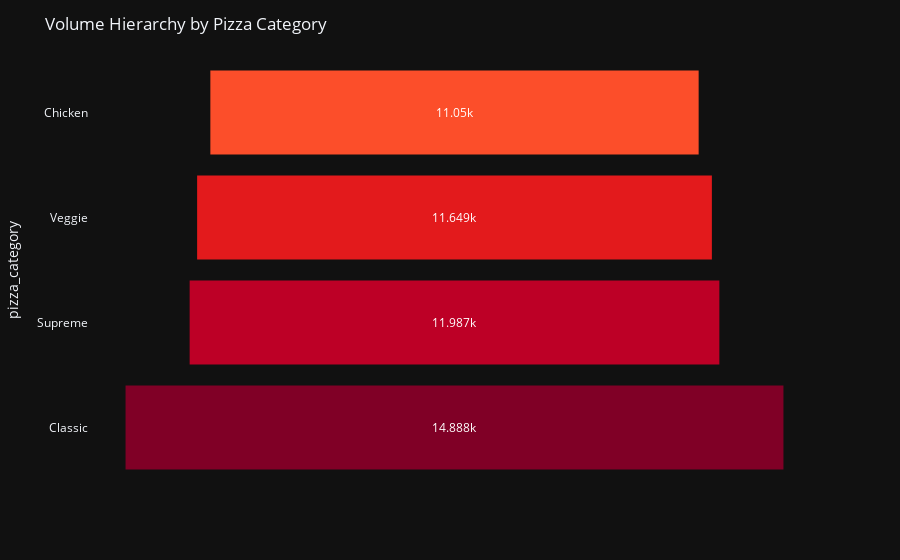

The notebook cell this image was saved under:
### Markdown cell above
#### Total Pizza Sold by Pizza Category

### Code cell
pizza_by_category = (df.groupby('pizza_category')['quantity']
                     .sum()
                     .reset_index()
                     .sort_values(by='quantity', ascending=False))
fig_funnel = px.funnel(pizza_by_category, 
                       y='pizza_category', 
                       x='quantity',
                       color='pizza_category', # Discrete colors for each stage
                       color_discrete_sequence=px.colors.sequential.YlOrRd_r) 

fig_funnel.update_layout(
    title="Volume Hierarchy by Pizza Category",
    template='plotly_dark',
    showlegend=False
)

fig_funnel.show(config={'displayModeBar': False})

### Figure 1 — Plotly figure (JSON) as saved in the notebook; plotly's stock layout.template omitted (floating-point values rounded to 4 significant figures)
{"data": [{"hovertemplate": "pizza_category=%{y}<br>quantity=%{x}<extra></extra>", "legendgroup": "Classic", "marker": {"color": "rgb(128,0,38)"}, "name": "Classic", "orientation": "h", "showlegend": true, "type": "funnel", "x": [14888], "xaxis": "x", "y": ["Classic"], "yaxis": "y"}, {"hovertemplate": "pizza_category=%{y}<br>quantity=%{x}<extra></extra>", "legendgroup": "Supreme", "marker": {"color": "rgb(189,0,38)"}, "name": "Supreme", "orientation": "h", "showlegend": true, "type": "funnel", "x": [11987], "xaxis": "x", "y": ["Supreme"], "yaxis": "y"}, {"hovertemplate": "pizza_category=%{y}<br>quantity=%{x}<extra></extra>", "legendgroup": "Veggie", "marker": {"color": "rgb(227,26,28)"}, "name": "Veggie", "orientation": "h", "showlegend": true, "type": "funnel", "x": [11649], "xaxis": "x", "y": ["Veggie"], "yaxis": "y"}, {"hovertemplate": "pizza_category=%{y}<br>quantity=%{x}<extra></extra>", "legendgroup": "Chicken", "marker": {"color": "rgb(252,78,42)"}, "name": "Chicken", "orientation": "h", "showlegend": true, "type": "funnel", "x": [11050], "xaxis": "x", "y": ["Chicken"], "yaxis": "y"}], "layout": {"legend": {"title": {"text": "pizza_category"}, "tracegroupgap": 0}, "margin": {"t": 60}, "showlegend": false, "title": {"text": "Volume Hierarchy by Pizza Category"}, "xaxis": {"anchor": "y", "domain": [0, 1], "title": {"text": "quantity"}}, "yaxis": {"anchor": "x", "categoryarray": ["Chicken", "Veggie", "Supreme", "Classic"], "categoryorder": "array", "domain": [0, 1], "title": {"text": "pizza_category"}}}}
